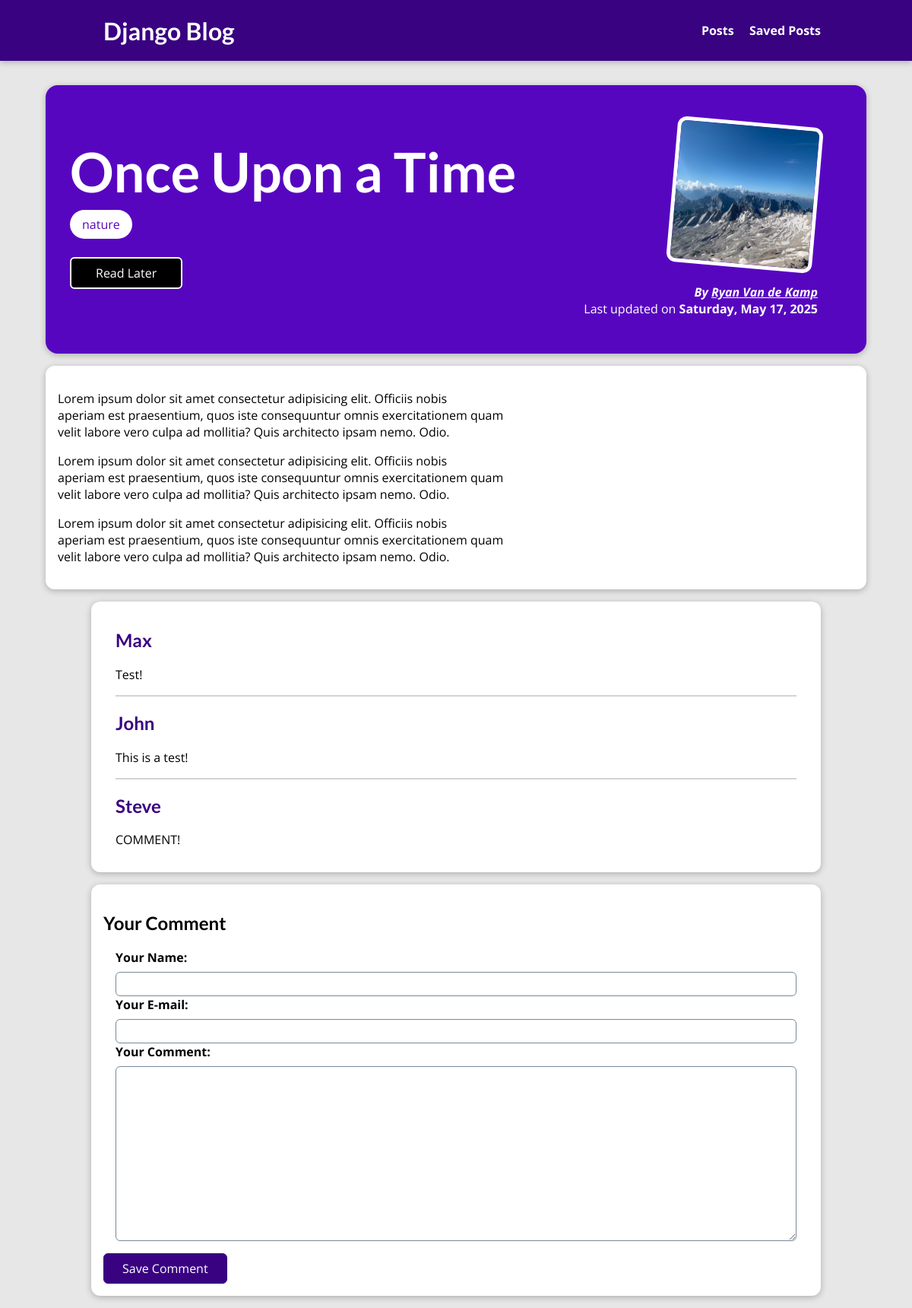
Page /posts/once-upon-a-time on the committed database.
### blog/models.py (models this page shows, shortened)
class Post(models.Model):
    title = models.CharField(max_length=100)
    content = models.TextField()
    author = models.ForeignKey(
        Author, on_delete=models.PROTECT, related_name="posts")
    excerpt = models.TextField()
    image = models.ImageField(upload_to="posts", null=True)
    date = models.DateTimeField(auto_now_add=True)
    tags = models.ManyToManyField(Tag, related_name="posts")
    slug = models.SlugField(unique=True)

class Tag(models.Model):
    name = models.CharField(max_length=100)

class Author(models.Model):
    first_name = models.CharField(max_length=100)
    last_name = models.CharField(max_length=100)
    email = models.EmailField(max_length=100, null=True)
    def __str__(self):
        return f"{self.first_name} {self.last_name}"

class Comment(models.Model):
    user_name = models.CharField(max_length=100)
    user_email = models.EmailField()
    text = models.TextField(max_length=400)
    post = models.ForeignKey(
        Post, on_delete=models.CASCADE, related_name="comments")

### blog/views.py (the view, shortened to what this page needs)
# urls.py: path("posts/<slug:slug>", views.PostView.as_view(), name="blog-post"),
class PostView(View):
    def is_stored_post(self, request, post_id):
        stored_posts = request.session.get("stored_posts")
        if stored_posts is not None:
            is_saved_for_later = post_id in stored_posts
        else:
            is_saved_for_later = False
        return is_saved_for_later
    def get(self, request, slug):
        post = Post.objects.get(slug=slug)
        return render(request, "blog/single-post.html", {
            "post": post,
            "tags": post.tags.all(),
            "comment_form": CommentForm(),
            "comments": post.comments.all().order_by("-id"),
            "saved_for_later": self.is_stored_post(request, post.id)
        })

### blog/forms.py
class CommentForm(forms.ModelForm):
    class Meta:
        model = Comment
        exclude = ["post"]
        labels = {
            "user_name": "Your Name",
            "user_email": "Your E-mail",
            "text": "Your Comment"
        }

### blog/templates/blog/single-post.html (shortened to what this page needs)
{% extends 'base.html' %}
{% load static %}
{% block css_files %}
  <link rel="stylesheet" href="{% static 'blog/single-post.css' %}" />
{% endblock %}
{% block content %}
  <section id="summary">
    <div class="title">
      <h2>{{ post.title }}</h2>
      <div>
        {% for tag in tags %}
          <span class="tag">{{ tag.name }}</span>
        {% endfor %}
      </div>
      <div id="read-later">
        <form action="{% url 'read-later' %}" method="POST">
          <button>
            {% if saved_for_later %}
              Remove from "Read Later" List
            {% else %}
              Read Later
            {% endif %}
          </button>
        </form>
      </div>
    </div>
    <article>
      <img src="{{ post.image.url }}" alt="{{ post.title }}" />
      <address>
        By <a href="mailto:{{ post.author.email }}">{{ post.author }}</a>
      </address>
      <div>
        Last updated on <time>{{ post.date|date:'l, M d, Y' }}</time>
      </div>
    </article>
  </section>
  <main>{{ post.content|linebreaks }}</main>
  {% if comments %}
    <section id="comments">
      <ul>
        {% for comment in comments %}
          <li>
            <h2>{{ comment.user_name }}</h2>
            <p>{{ comment.text|linebreaks }}</p>
          </li>
        {% endfor %}
      </ul>
    </section>
  {% endif %}
  <section id="comment-form">
    <h1>Your Comment</h1>
    <div>
      <form action="{% url 'blog-post' post.slug %}" method="POST">
        <div class="form-control {% if field.errors %}invalid{% endif %}">
          {% for field in comment_form %}
            {{ field.label_tag }}
            {{ field }}
          {% endfor %}
        </div>
        <button>Save Comment</button>
      </form>
    </div>
  </section>
{% endblock %}

### static/app.css (style rules this page uses)
* { box-sizing: border-box; }
html { font-family: 'Open Sans', 'Lato', sans-serif; }
body { margin: 0; }
h1, h2, h3 { font-family: 'Lato', sans-serif; font-weight: bold; }

### blog/static/blog/single-post.css (style rules this page uses)
body { background-color: #e7e7e7; }
#summary { margin: 7rem auto 1rem auto; padding: 2rem; width: 90%; max-width: 90rem; border-radius: 16px; background-color: #5706c0; position: relative; box-shadow: 0 2px 8px rgba(0, 0, 0, 0.25); min-height: 22rem; display: flex; flex-flow: row; justify-items: center; align-items: center; }
#summary h2 { color: white; font-size: 4.5rem; margin: 1rem 0; }
#summary article { padding: 1rem 2rem; border-radius: 12px; text-align: right; color: white; flex-grow: 1; }
#summary article img { width: 12rem; height: 12rem; border-radius: 12px; transform: rotateZ(5deg); border: 5px solid white; margin-bottom: 1rem; }
#summary address { font-weight: bold; }
#summary a { color: white; }
#summary time { font-weight: bold; }
main { width: 90%; max-width: 90rem; margin: 1rem auto; background-color: white; padding: 1rem; border-radius: 12px; box-shadow: 0 2px 8px rgba(0, 0, 0, 0.25); }
.tag { background-color: white; color: #5706c0; padding: 0.5rem 1rem; border-radius: 2rem; }
#comment-form, #comments { width: 90%; max-width: 60rem; margin: 1rem auto; border-radius: 12px; background-color: white; box-shadow: 0 2px 8px rgba(0, 0, 0, 0.25); padding: 1rem; }
#comment-form button { font: inherit; background-color: #390281; color: white; border: 1px solid #390281; padding: 0.5rem 1.5rem; border-radius: 6px; cursor: pointer; }
.form-control { margin: 1rem; }
.form-control label { font-weight: bold; margin-bottom: 0.5rem; display: block; }
.form-control input, .form-control textarea { display: block; width: 100%; font: inherit; padding: 0.25rem; border-radius: 6px; border: 1px solid lightslategray; }
#comments ul { list-style: none; margin: 0; padding: 0; }
#comments li { margin: 1rem; border-bottom: 2px solid lightgray; }
#comments li:last-of-type { border-bottom: none; }
#comments h2 { color: #390281; }
#read-later { margin: 2rem 0; }
#read-later button { background-color: black; border: 2px solid white; padding: 0.5rem 2rem; font: inherit; color: white; cursor: pointer; border-radius: 6px; }

### rows in the picture
Post: title "Once Upon a Time", image (picture), author "Ryan Van de Kamp", date "Saturday, May 17, 2025", content "Lorem ipsum dolor sit amet consectetur adipisicing elit. Officiis nobis aperiam est praesentium, quos iste consequuntur omnis exercitationem quam velit labore vero culpa ad mollitia? Quis architecto ipsam nemo. Odio. Lorem ipsum dolor sit amet consectetur adipisicing elit. Officiis nobis aperiam est praesentium, quos iste consequuntur omnis exercitationem quam velit labore vero culpa ad mollitia? Quis architecto ipsam nemo. Odio. Lorem ipsum dolor sit amet consectetur adipisicing elit. Officiis nobis aperiam est praesentium, quos iste consequuntur omnis exercitationem quam velit labore vero culpa ad mollitia? Quis architecto ipsam nemo. Odio."
Tag: name "nature"
Comment: user_name "Max", text "Test!"
Comment: user_name "John", text "This is a test!"
Comment: user_name "Steve", text "COMMENT!"

### other values in the picture
{{ field.label_tag }} "Your Name:" "Your E-mail:" "Your Comment:"
